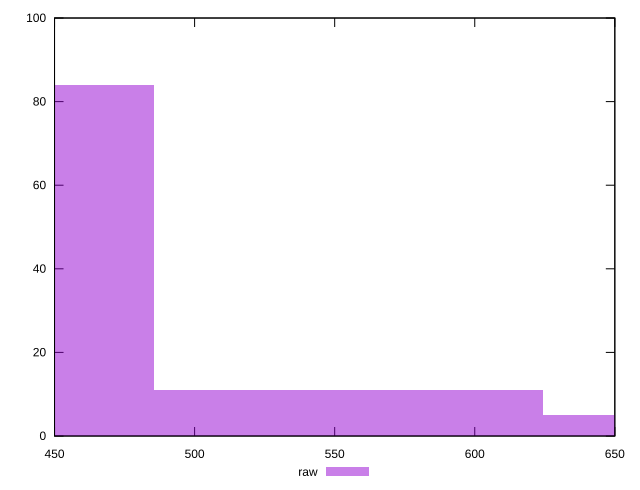

Generate this figure with gnuplot:
reset

$raw <<EOF
555.0533779357047 11
416.2900334517785 84
693.8167224196309 5
EOF

set key outside below
set boxwidth 138.76334448392618
set xrange [450:650]
set yrange [0:100]
set trange [0:100]
set style fill transparent solid 0.5 noborder
set terminal svg size 640, 490 enhanced background rgb 'white'
set output "report_00018_2021-02-10T15-25-16.877Z/uses-webp-images/samples/pages+cached+noadtech/raw/histogram.svg"

plot $raw title "raw" with boxes

reset
